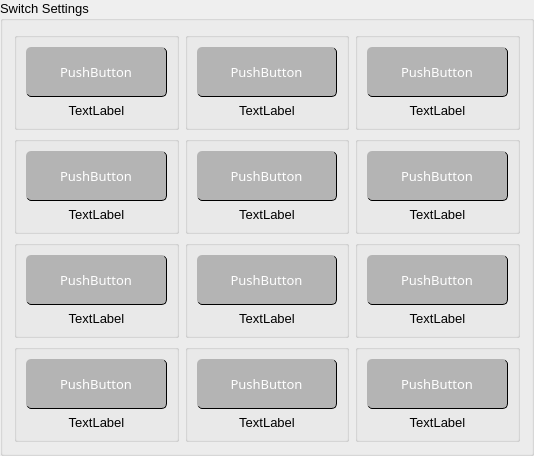
         <widget class="QGroupBox" name="GBOX_switch_panel">
          <property name="minimumSize">
           <size>
            <width>534</width>
            <height>406</height>
           </size>
          </property>
          <property name="font">
           <font>
            <family>Arial</family>
            <pointsize>10</pointsize>
           </font>
          </property>
          <property name="styleSheet">
           <string notr="true"/>
          </property>
          <property name="title">
           <string>Switch Settings</string>
          </property>
          <layout class="QGridLayout" name="gridLayout">
           <item row="0" column="0">
            <widget class="QGroupBox" name="XBOX_0">
             <property name="styleSheet">
              <string notr="true"/>
             </property>
             <property name="title">
              <string/>
             </property>
             <layout class="QVBoxLayout" name="verticalLayout_7">
              <item>
               <widget class="QPushButton" name="BTN_switch__0">
                <property name="minimumSize">
                 <size>
                  <width>0</width>
                  <height>50</height>
                 </size>
                </property>
                <property name="sizeIncrement">
                 <size>
                  <width>3</width>
                  <height>0</height>
                 </size>
                </property>
                <property name="font">
                 <font>
                  <family>Arial Black</family>
                  <pointsize>10</pointsize>
                 </font>
                </property>
                <property name="styleSheet">
                 <string notr="true">border-radius: 5px ;background-color: rgb(180, 180, 180);  color: rgb(255, 255, 255); color: rgb(255, 255, 255); border-style: outset; border-bottom: 1px solid; border-right: 1px solid</string>
                </property>
                <property name="text">
                 <string>PushButton</string>
                </property>
                <property name="checkable">
                 <bool>true</bool>
                </property>
               </widget>
              </item>
              <item>
               <widget class="QLabel" name="EXP_switch__0">
                <property name="text">
                 <string>TextLabel</string>
                </property>
                <property name="alignment">
                 <set>Qt::AlignCenter</set>
                </property>
               </widget>
              </item>
             </layout>
            </widget>
           </item>
           <item row="0" column="1">
            <widget class="QGroupBox" name="XBOX_1">
             <property name="title">
              <string/>
             </property>
             <layout class="QVBoxLayout" name="verticalLayout_8">
              <item>
               <widget class="QPushButton" name="BTN_switch__1">
                <property name="minimumSize">
                 <size>
                  <width>0</width>
                  <height>50</height>
                 </size>
                </property>
                <property name="sizeIncrement">
                 <size>
                  <width>3</width>
                  <height>0</height>
                 </size>
                </property>
                <property name="font">
                 <font>
                  <family>Arial Black</family>
                  <pointsize>10</pointsize>
                 </font>
                </property>
                <property name="styleSheet">
                 <string notr="true">border-radius: 5px ;background-color: rgb(180, 180, 180);  color: rgb(255, 255, 255); color: rgb(255, 255, 255); border-style: outset; border-bottom: 1px solid; border-right: 1px solid</string>
                </property>
                <property name="text">
                 <string>PushButton</string>
                </property>
                <property name="checkable">
                 <bool>true</bool>
                </property>
               </widget>
              </item>
              <item>
               <widget class="QLabel" name="EXP_switch__1">
                <property name="text">
                 <string>TextLabel</string>
                </property>
                <property name="alignment">
                 <set>Qt::AlignCenter</set>
                </property>
               </widget>
              </item>
             </layout>
            </widget>
           </item>
           <item row="0" column="2">
            <widget class="QGroupBox" name="XBOX_2">
             <property name="title">
              <string/>
             </property>
             <layout class="QVBoxLayout" name="verticalLayout_9">
              <item>
               <widget class="QPushButton" name="BTN_switch__2">
                <property name="minimumSize">
                 <size>
                  <width>0</width>
                  <height>50</height>
                 </size>
                </property>
                <property name="sizeIncrement">
                 <size>
                  <width>3</width>
                  <height>0</height>
                 </size>
                </property>
                <property name="font">
                 <font>
                  <family>Arial Black</family>
                  <pointsize>10</pointsize>
                 </font>
                </property>
                <property name="styleSheet">
                 <string notr="true">border-radius: 5px ;background-color: rgb(180, 180, 180);  color: rgb(255, 255, 255); color: rgb(255, 255, 255); border-style: outset; border-bottom: 1px solid; border-right: 1px solid</string>
                </property>
                <property name="text">
                 <string>PushButton</string>
                </property>
                <property name="checkable">
                 <bool>true</bool>
                </property>
               </widget>
              </item>
              <item>
               <widget class="QLabel" name="EXP_switch__2">
                <property name="text">
                 <string>TextLabel</string>
                </property>
                <property name="alignment">
                 <set>Qt::AlignCenter</set>
                </property>
               </widget>
              </item>
             </layout>
            </widget>
           </item>
           <item row="1" column="0">
            <widget class="QGroupBox" name="XBOX_3">
             <property name="title">
              <string/>
             </property>
             <layout class="QVBoxLayout" name="verticalLayout_10">
              <item>
               <widget class="QPushButton" name="BTN_switch__3">
                <property name="minimumSize">
                 <size>
                  <width>0</width>
                  <height>50</height>
                 </size>
                </property>
                <property name="sizeIncrement">
                 <size>
                  <width>3</width>
                  <height>0</height>
                 </size>
                </property>
                <property name="font">
                 <font>
                  <family>Arial Black</family>
                  <pointsize>10</pointsize>
                 </font>
                </property>
                <property name="styleSheet">
                 <string notr="true">border-radius: 5px ;background-color: rgb(180, 180, 180);  color: rgb(255, 255, 255); color: rgb(255, 255, 255); border-style: outset; border-bottom: 1px solid; border-right: 1px solid</string>
                </property>
                <property name="text">
                 <string>PushButton</string>
                </property>
                <property name="checkable">
                 <bool>true</bool>
                </property>
               </widget>
              </item>
              <item>
               <widget class="QLabel" name="EXP_switch__3">
                <property name="text">
                 <string>TextLabel</string>
                </property>
                <property name="alignment">
                 <set>Qt::AlignCenter</set>
                </property>
               </widget>
              </item>
             </layout>
            </widget>
           </item>
           <item row="1" column="1">
            <widget class="QGroupBox" name="XBOX_4">
             <property name="title">
              <string/>
             </property>
             <layout class="QVBoxLayout" name="verticalLayout_11">
              <item>
               <widget class="QPushButton" name="BTN_switch__4">
                <property name="minimumSize">
                 <size>
                  <width>0</width>
                  <height>50</height>
                 </size>
                </property>
                <property name="sizeIncrement">
                 <size>
                  <width>3</width>
                  <height>0</height>
                 </size>
                </property>
                <property name="font">
                 <font>
                  <family>Arial Black</family>
                  <pointsize>10</pointsize>
                 </font>
                </property>
                <property name="styleSheet">
                 <string notr="true">border-radius: 5px ;background-color: rgb(180, 180, 180);  color: rgb(255, 255, 255); color: rgb(255, 255, 255); border-style: outset; border-bottom: 1px solid; border-right: 1px solid</string>
                </property>
                <property name="text">
                 <string>PushButton</string>
                </property>
                <property name="checkable">
                 <bool>true</bool>
                </property>
               </widget>
              </item>
              <item>
               <widget class="QLabel" name="EXP_switch__4">
                <property name="text">
                 <string>TextLabel</string>
                </property>
                <property name="alignment">
                 <set>Qt::AlignCenter</set>
                </property>
               </widget>
              </item>
             </layout>
            </widget>
           </item>
           <item row="1" column="2">
            <widget class="QGroupBox" name="XBOX_5">
             <property name="title">
              <string/>
             </property>
             <layout class="QVBoxLayout" name="verticalLayout_12">
              <item>
               <widget class="QPushButton" name="BTN_switch__5">
                <property name="minimumSize">
                 <size>
                  <width>0</width>
                  <height>50</height>
                 </size>
                </property>
                <property name="sizeIncrement">
                 <size>
                  <width>3</width>
                  <height>0</height>
                 </size>
                </property>
                <property name="font">
                 <font>
                  <family>Arial Black</family>
                  <pointsize>10</pointsize>
                 </font>
                </property>
                <property name="styleSheet">
                 <string notr="true">border-radius: 5px ;background-color: rgb(180, 180, 180);  color: rgb(255, 255, 255); color: rgb(255, 255, 255); border-style: outset; border-bottom: 1px solid; border-right: 1px solid</string>
                </property>
                <property name="text">
                 <string>PushButton</string>
                </property>
                <property name="checkable">
                 <bool>true</bool>
                </property>
               </widget>
              </item>
              <item>
               <widget class="QLabel" name="EXP_switch__5">
                <property name="text">
                 <string>TextLabel</string>
                </property>
                <property name="alignment">
                 <set>Qt::AlignCenter</set>
                </property>
               </widget>
              </item>
             </layout>
            </widget>
           </item>
           <item row="2" column="0">
            <widget class="QGroupBox" name="XBOX_6">
             <property name="title">
              <string/>
             </property>
             <layout class="QVBoxLayout" name="verticalLayout_13">
              <item>
               <widget class="QPushButton" name="BTN_switch__6">
                <property name="minimumSize">
                 <size>
                  <width>0</width>
                  <height>50</height>
                 </size>
                </property>
                <property name="sizeIncrement">
                 <size>
                  <width>3</width>
                  <height>0</height>
                 </size>
                </property>
                <property name="font">
                 <font>
                  <family>Arial Black</family>
                  <pointsize>10</pointsize>
                 </font>
                </property>
                <property name="styleSheet">
                 <string notr="true">border-radius: 5px ;background-color: rgb(180, 180, 180);  color: rgb(255, 255, 255); color: rgb(255, 255, 255); border-style: outset; border-bottom: 1px solid; border-right: 1px solid</string>
                </property>
                <property name="text">
                 <string>PushButton</string>
                </property>
                <property name="checkable">
                 <bool>true</bool>
                </property>
               </widget>
              </item>
              <item>
               <widget class="QLabel" name="EXP_switch__6">
                <property name="text">
                 <string>TextLabel</string>
                </property>
                <property name="alignment">
                 <set>Qt::AlignCenter</set>
                </property>
               </widget>
              </item>
             </layout>
            </widget>
           </item>
           <item row="2" column="1">
            <widget class="QGroupBox" name="XBOX_7">
             <property name="title">
              <string/>
             </property>
             <layout class="QVBoxLayout" name="verticalLayout_14">
              <item>
               <widget class="QPushButton" name="BTN_switch__7">
                <property name="minimumSize">
                 <size>
                  <width>0</width>
                  <height>50</height>
                 </size>
                </property>
                <property name="sizeIncrement">
                 <size>
                  <width>3</width>
                  <height>0</height>
                 </size>
                </property>
                <property name="font">
                 <font>
                  <family>Arial Black</family>
                  <pointsize>10</pointsize>
                 </font>
                </property>
                <property name="styleSheet">
                 <string notr="true">border-radius: 5px ;background-color: rgb(180, 180, 180);  color: rgb(255, 255, 255); color: rgb(255, 255, 255); border-style: outset; border-bottom: 1px solid; border-right: 1px solid</string>
                </property>
                <property name="text">
                 <string>PushButton</string>
                </property>
                <property name="checkable">
                 <bool>true</bool>
                </property>
               </widget>
              </item>
              <item>
               <widget class="QLabel" name="EXP_switch__7">
                <property name="text">
                 <string>TextLabel</string>
                </property>
                <property name="alignment">
                 <set>Qt::AlignCenter</set>
                </property>
               </widget>
              </item>
             </layout>
            </widget>
           </item>
           <item row="2" column="2">
            <widget class="QGroupBox" name="XBOX_8">
             <property name="title">
              <string/>
             </property>
             <layout class="QVBoxLayout" name="verticalLayout_15">
              <item>
               <widget class="QPushButton" name="BTN_switch__8">
                <property name="minimumSize">
                 <size>
                  <width>0</width>
                  <height>50</height>
                 </size>
                </property>
                <property name="sizeIncrement">
                 <size>
                  <width>3</width>
                  <height>0</height>
                 </size>
                </property>
                <property name="font">
                 <font>
                  <family>Arial Black</family>
                  <pointsize>10</pointsize>
                 </font>
                </property>
                <property name="styleSheet">
                 <string notr="true">border-radius: 5px ;background-color: rgb(180, 180, 180);  color: rgb(255, 255, 255); color: rgb(255, 255, 255); border-style: outset; border-bottom: 1px solid; border-right: 1px solid</string>
                </property>
                <property name="text">
                 <string>PushButton</string>
                </property>
                <property name="checkable">
                 <bool>true</bool>
                </property>
               </widget>
              </item>
              <item>
               <widget class="QLabel" name="EXP_switch__8">
                <property name="text">
                 <string>TextLabel</string>
                </property>
                <property name="alignment">
                 <set>Qt::AlignCenter</set>
                </property>
               </widget>
              </item>
             </layout>
            </widget>
           </item>
           <item row="3" column="0">
            <widget class="QGroupBox" name="XBOX_9">
             <property name="title">
              <string/>
             </property>
             <layout class="QVBoxLayout" name="verticalLayout_18">
              <item>
               <widget class="QPushButton" name="BTN_switch__9">
                <property name="minimumSize">
                 <size>
                  <width>0</width>
                  <height>50</height>
                 </size>
                </property>
                <property name="sizeIncrement">
                 <size>
                  <width>3</width>
                  <height>0</height>
                 </size>
                </property>
                <property name="font">
                 <font>
                  <family>Arial Black</family>
                  <pointsize>10</pointsize>
                 </font>
                </property>
                <property name="styleSheet">
                 <string notr="true">border-radius: 5px ;background-color: rgb(180, 180, 180);  color: rgb(255, 255, 255); color: rgb(255, 255, 255); border-style: outset; border-bottom: 1px solid; border-right: 1px solid</string>
                </property>
                <property name="text">
                 <string>PushButton</string>
                </property>
                <property name="checkable">
                 <bool>true</bool>
                </property>
               </widget>
              </item>
              <item>
               <widget class="QLabel" name="EXP_switch__9">
                <property name="text">
                 <string>TextLabel</string>
                </property>
                <property name="alignment">
                 <set>Qt::AlignCenter</set>
                </property>
               </widget>
              </item>
             </layout>
            </widget>
           </item>
           <item row="3" column="1">
            <widget class="QGroupBox" name="XBOX_10">
             <property name="title">
              <string/>
             </property>
             <layout class="QVBoxLayout" name="verticalLayout_19">
              <item>
               <widget class="QPushButton" name="BTN_switch__10">
                <property name="minimumSize">
                 <size>
                  <width>0</width>
                  <height>50</height>
                 </size>
                </property>
                <property name="sizeIncrement">
                 <size>
                  <width>3</width>
                  <height>0</height>
                 </size>
                </property>
                <property name="font">
                 <font>
                  <family>Arial Black</family>
                  <pointsize>10</pointsize>
                 </font>
                </property>
                <property name="styleSheet">
                 <string notr="true">border-radius: 5px ;background-color: rgb(180, 180, 180);  color: rgb(255, 255, 255); color: rgb(255, 255, 255); border-style: outset; border-bottom: 1px solid; border-right: 1px solid</string>
                </property>
                <property name="text">
                 <string>PushButton</string>
                </property>
                <property name="checkable">
                 <bool>true</bool>
                </property>
               </widget>
              </item>
              <item>
               <widget class="QLabel" name="EXP_switch__10">
                <property name="text">
                 <string>TextLabel</string>
                </property>
                <property name="alignment">
                 <set>Qt::AlignCenter</set>
                </property>
               </widget>
              </item>
             </layout>
            </widget>
           </item>
           <item row="3" column="2">
            <widget class="QGroupBox" name="XBOX_11">
             <property name="title">
              <string/>
             </property>
             <layout class="QVBoxLayout" name="verticalLayout_20">
              <item>
               <widget class="QPushButton" name="BTN_switch__11">
                <property name="minimumSize">
                 <size>
                  <width>0</width>
                  <height>50</height>
                 </size>
                </property>
                <property name="sizeIncrement">
                 <size>
                  <width>3</width>
                  <height>0</height>
                 </size>
                </property>
                <property name="font">
                 <font>
                  <family>Arial Black</family>
                  <pointsize>10</pointsize>
                 </font>
                </property>
                <property name="styleSheet">
                 <string notr="true">border-radius: 5px ;background-color: rgb(180, 180, 180);  color: rgb(255, 255, 255); color: rgb(255, 255, 255); border-style: outset; border-bottom: 1px solid; border-right: 1px solid</string>
                </property>
                <property name="text">
                 <string>PushButton</string>
                </property>
                <property name="checkable">
                 <bool>true</bool>
                </property>
               </widget>
              </item>
              <item>
               <widget class="QLabel" name="EXP_switch__11">
                <property name="text">
                 <string>TextLabel</string>
                </property>
                <property name="alignment">
                 <set>Qt::AlignCenter</set>
                </property>
               </widget>
              </item>
             </layout>
            </widget>
           </item>
          </layout>
         </widget>
